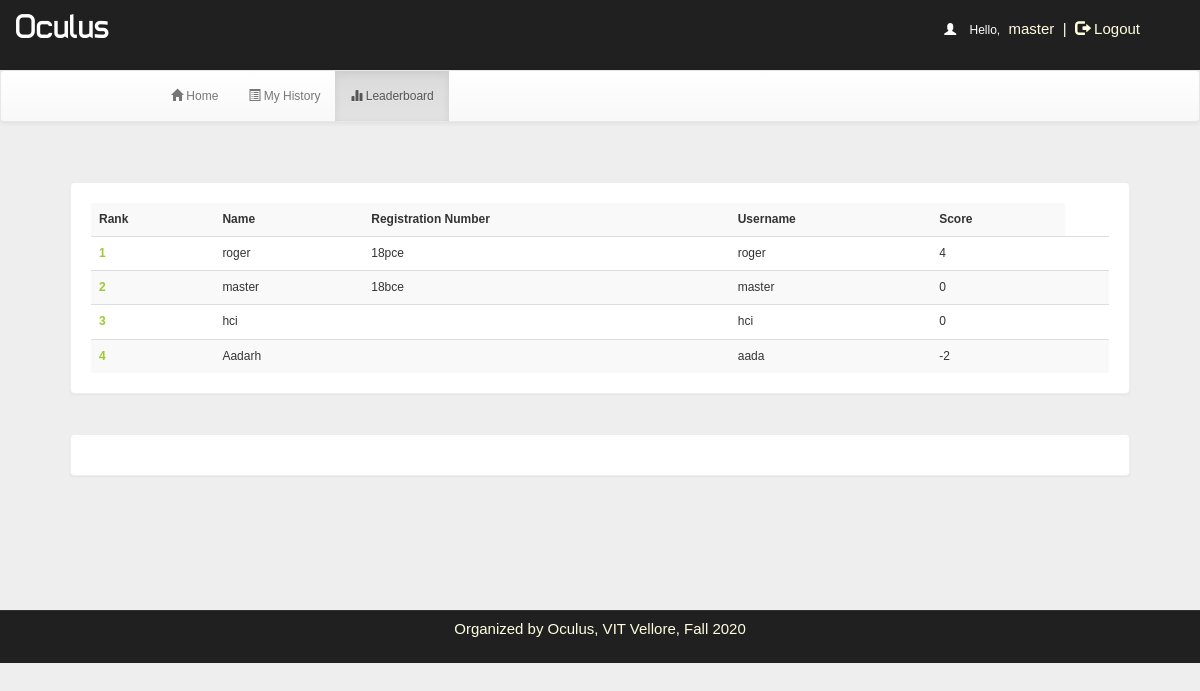
The page /quizzer.php?q=3 (signed in) on the database its author committed.
### tables this page shows
CREATE TABLE `rank` (
  `id` int(100) NOT NULL,
  `username` varchar(128) NOT NULL,
  `score` int(11) NOT NULL,
  `time` timestamp NOT NULL DEFAULT current_timestamp() ON UPDATE current_timestamp()
);

CREATE TABLE `students` (
  `sid` int(11) NOT NULL,
  `username` varchar(128) NOT NULL,
  `password` varchar(512) NOT NULL,
  `regNum` varchar(16) NOT NULL,
  `email` varchar(256) NOT NULL,
  `name` varchar(128) NOT NULL
);

### quizzer.php (the view, shortened to what this page needs)
<!DOCTYPE html PUBLIC "-//W3C//DTD XHTML 1.0 Transitional//EN" "http://www.w3.org/TR/xhtml1/DTD/xhtml1-transitional.dtd">
<html xmlns="http://www.w3.org/1999/xhtml">
<head>
<link  rel="stylesheet" href="css/bootstrap.min.css"/>
 <link  rel="stylesheet" href="css/bootstrap-theme.min.css"/>
 <link rel="stylesheet" href="css/main.css">
 <link  rel="stylesheet" href="css/font.css">
</head>
<body>
<div class="header">
<div class="row">
<div class="col-lg-6">
<span class="logo">Oculus</span></div>
<div class="col-md-4 col-md-offset-2">
 <?php
require_once 'mysqlConfig.php';
if (!(isset($_SESSION['username']))) {
    header("location:index.php");
} else {
    $username = $_SESSION['username'];
    echo '<span class="pull-right top title1" ><span style="color:white"><span class="glyphicon glyphicon-user" aria-hidden="true"></span>&nbsp;&nbsp;&nbsp;&nbsp;Hello,</span> <span class="log log1" style="color:lightyellow">' . $username . '&nbsp;&nbsp;|&nbsp;&nbsp;<a href="logout.php?q=quizzer.php" style="color:lightyellow"><span class="glyphicon glyphicon-log-out" aria-hidden="true"></span>&nbsp;Logout</button></a></span>';
}
?>
</div>
</div></div>
<div class="bg">
<nav class="navbar navbar-default title1">
  <div class="container-fluid">
    <div class="navbar-header">
      <a class="navbar-brand" href="#"><b>&nbsp;&nbsp;&nbsp;&nbsp;&nbsp;&nbsp;&nbsp;&nbsp;&nbsp;&nbsp;&nbsp;&nbsp;&nbsp;&nbsp;&nbsp;&nbsp;&nbsp;&nbsp;&nbsp;&nbsp;&nbsp;&nbsp;&nbsp;&nbsp;&nbsp;</b></a>
    </div>
    <div class="collapse navbar-collapse" id="bs-example-navbar-collapse-1">
      <ul class="nav navbar-nav">
        <li <?php
if (@$_GET['q'] == 1)
    echo 'class="active"';
?> ><a href="quizzer.php?q=1"><span class="glyphicon glyphicon-home" aria-hidden="true"></span>&nbsp;Home<span class="sr-only">(current)</span></a></li>
        <li <?php
if (@$_GET['q'] == 2)
    echo 'class="active"';
?>><a href="quizzer.php?q=2"><span class="glyphicon glyphicon-list-alt" aria-hidden="true"></span>&nbsp;My History</a></li>
    <li <?php
if (@$_GET['q'] == 3)
    echo 'class="active"';
?>><a href="quizzer.php?q=3"><span class="glyphicon glyphicon-stats" aria-hidden="true"></span>&nbsp;Leaderboard</a></li></ul>
      </div>
  </div>
</nav>
<div class="container">
<div class="row">
<div class="col-md-12">
<?php
if (@$_GET['q'] == 3) {
    if(isset($_GET['show'])){
        $show = $_GET['show'];
        $showfrom = (($show-1)*10) + 1;
        $showtill = $showfrom + 9;
    }
    else{
        $showfrom = 1;
    }
    $q = mysqli_query($sql_api, "SELECT * FROM rank") or die('Error223');
    echo '<div class="panel title">
<table class="table table-striped title1" >
<tr><td style="vertical-align:middle"><b>Rank</b></td><td style="vertical-align:middle"><b>Name</b></td><td style="vertical-align:middle"><b>Registration Number</b></td><td style="vertical-align:middle"><b>Username</b></td><td style="vertical-align:middle"><b>Score</b></td></tr>';
    $c = $showfrom-1;
    $total = mysqli_num_rows($q);
    if($total >= $showfrom){
        $q = mysqli_query($sql_api, "SELECT * FROM rank ORDER BY score DESC, time ASC LIMIT ".($showfrom-1).",10") or die('Error223');
        while ($row = mysqli_fetch_array($q)) {
            $e = $row['username'];
            $s = $row['score'];
            $q12 = mysqli_query($sql_api, "SELECT * FROM students WHERE username='$e' ") or die('Error231');
            while ($row = mysqli_fetch_array($q12)) {
                $name     = $row['name'];
                $branch   = $row['regNum'];
                $username = $row['username'];
            }
            $c++;
            echo '<tr><td style="color:#99cc32"><b>' . $c . '</b></td><td style="vertical-align:middle">' . $name . '</td><td style="vertical-align:middle">' . $branch . '</td><td style="vertical-align:middle">' . $username . '</td><td style="vertical-align:middle">' . $s . '</td><td style="vertical-align:middle">';
        }
    }
    else{
    }
    echo '</table></div>';
    echo '<div class="panel title"><table class="table table-striped title1" ><tr>';
    echo '</tr></table></div>';
}
?>
</div></div></div></div>
<div class="row footer">
 <div class="col-md-2 box"></div>
<div class="col-md-8 box">
<span href="#" data-target="#login" style="color:lightyellow">Organized by Oculus, VIT Vellore, Fall 2020<br><br></span></div>
</body>
</html>

### css/main.css (style rules this page uses)
body { overflow-x:hidden;width:100%;font: 12px "Century Gothic", "Times Roman", sans-serif;background:#eee;min-height:550px;background-attachment:fixed; }
.bg { min-height:540px; }
.panel { border-color:#eee;margin:40px;padding:20px;font: 15px "Century Gothic", "Times Roman", sans-serif; }
.title { font-family:'typo'; }
.header { background:#202020;height:70px; }
.logo { font-family:'typo';font-size:35px;color:#ffffff;margin:15px; }
.title1 { font: 12px "Century Gothic", "Times Roman", sans-serif; }
.footer { font-size:15px;text-align:center;border-top:1px solid;border-color:#323232;background-color:#202020; }
.box { padding:9px; }
.top { margin-top:20px; }
.log1 { font: 15px 'Ubuntu', sans-serif;color:#0000ff;margin-left:10px; }
.log { margin:10px;margin-right:60px;margin-left:5px;color:#ffffb3;text-decoration:none;font-size:20px;font-size:15px; }

### rows shown on the page
rank: students.name "roger", students.regNum "18pce", students.username "roger", score "4"
rank: students.name "master", students.regNum "18bce", students.username "master", score "0"
rank: students.name "hci", students.username "hci", score "0"
rank: students.name "Aadarh", students.username "aada", score "-2"

### other values the page prints
$username "master"
